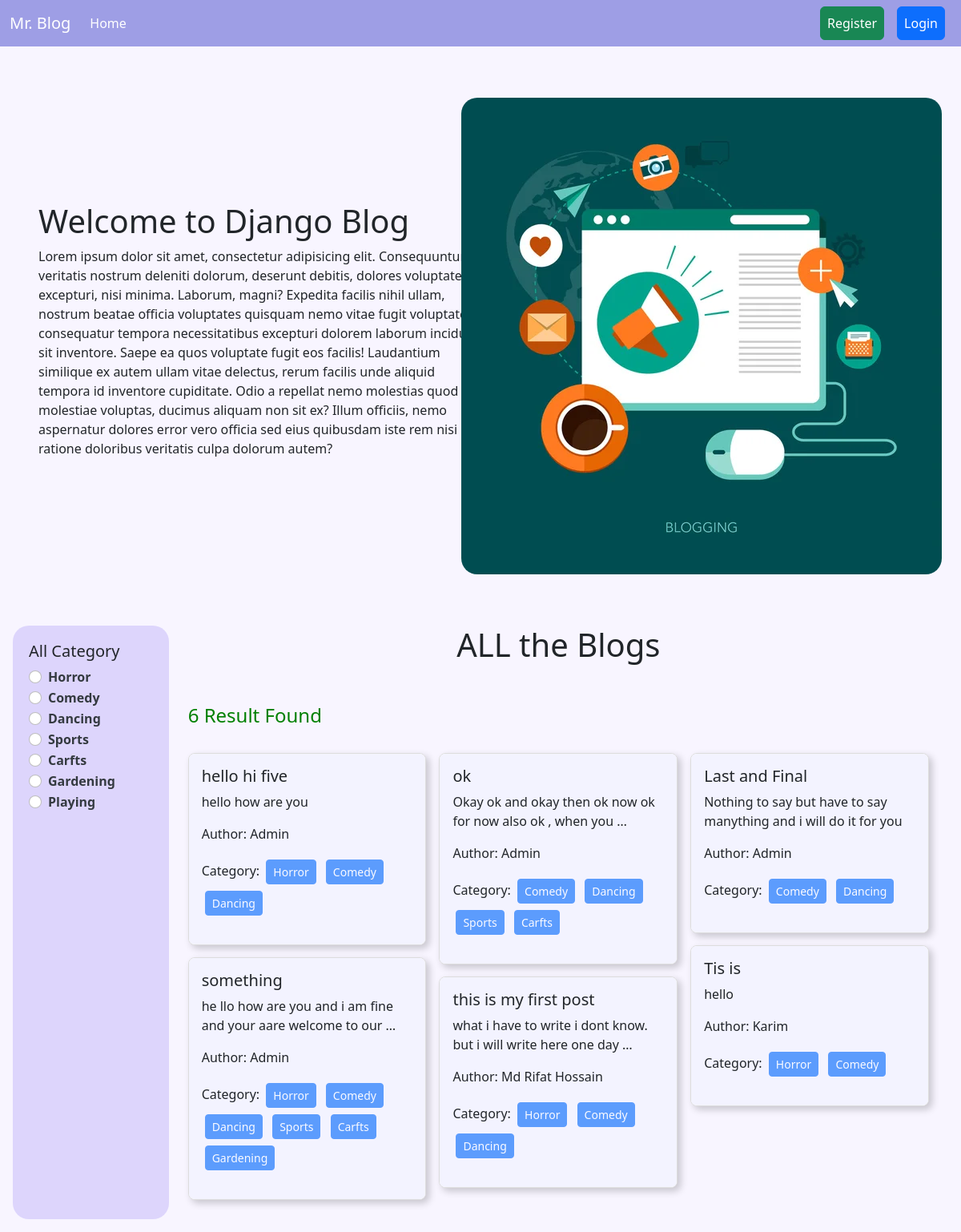
The page / on the database its author committed.
### categories/models.py (models this page shows, shortened)
class Category(models.Model):
    name = models.CharField(max_length=100)
    slug = models.SlugField(max_length=100, null=True, blank=True, unique=True)

### posts/models.py (models this page shows, shortened)
class Post(models.Model):
    title = models.CharField(max_length = 50)
    content = models.TextField()
    category = models.ManyToManyField(Category) # eta post er moddhe multiple category thakte pare, abar ekta category multiple post er moddhe thakte pare.
    author = models.ForeignKey(User, on_delete=models.CASCADE) #models.CASCADE er mane holo, jodi amra kono Author ke delete kore dei tahole tar sob details delete hoye jabe.

### Blog_Project/views.py (the view)
# urls.py: path('', views.home, name='home'),
def home(request, category_slug=None):
    data  = Post.objects.all()
    if category_slug is not None:
        category = Category.objects.get(slug=category_slug)
        data = Post.objects.filter(category=category)
    categories = Category.objects.all()
    return render(request, 'home.html', {'data': data, 'categories': categories})

### templates/home.html
{% extends 'base.html' %}
{% load static %}
{% load crispy_forms_tags %}
{% block content %}
<div class="d-flex justify-content-centerr flex-wrap align-items-center p-5 mt-3">
    <div class="col-6">
        <h1>Welcome to Django Blog</h1>
        <p>Lorem ipsum dolor sit amet, consectetur adipisicing elit. Consequuntur in veritatis nostrum deleniti dolorum, deserunt debitis, dolores voluptatem excepturi, nisi minima. Laborum, magni? Expedita facilis nihil ullam, nostrum beatae officia voluptates quisquam nemo vitae fugit voluptatem consequatur tempora necessitatibus excepturi dolorem laborum incidunt sit inventore. Saepe ea quos voluptate fugit eos facilis! Laudantium similique ex autem ullam vitae delectus, rerum facilis unde aliquid tempora id inventore cupiditate. Odio a repellat nemo molestias quod molestiae voluptas, ducimus aliquam non sit ex? Illum officiis, nemo aspernatur dolores error vero officia sed eius quibusdam iste rem nisi ratione doloribus veritatis culpa dolorum autem?
        </p>
    </div>
    <div class="col-6 d-flex justify-content-center">
        <img style="border-radius:20px;" src="{% static 'banner.jpg'%}"/>
    </div>
</div>
<div class="d-flex flex-wrap p-3">
    <div class="col-2 home-categories">
        <h5>All Category</h5>
        {% for category in categories %}
        <div class="form-check">
            <input class="form-check-input" type="radio" name="category" id="{{category.id}}" value="{{ category.id }}" onclick="redirectToUrl('{{ category.id }}', '{% url 'category_wise_post' category.slug %}')"
            {% if request.GET.category == category.id|stringformat:"s" %}checked{% endif %}>
            <label class="form-check-label" for="{{category.id}}" onclick="handleClick('{{ category.id }}', '{% url 'category_wise_post' category.slug %}')">
              <a class="category_ancor" href="{% url 'category_wise_post' category.slug %}?category={{ category.id }}"   onclick="event.preventDefault();">{{category.name}}</a>
            </label>
          </div>
        {% endfor %}
    </div>
    <div class="col-10">
        <h1 class="all-blog-h1">ALL the Blogs</h1>
        <div>
        {% if data|length == 0 %}
        <h4 class="mx-4" style="color:red">No Result Found</h4>
        {% else %}
        <h4 class="mx-4" style="color:green">{{data | length}} Result Found</h4>
        {% endif %}
        <div class="all_task pinterest-layout p-4">
            {% for post in data %}
                    <div class="card">
                        <div class="card-body">
                            <h5 class="card-title">{{post.title}}</h5>
                            <p class="card-text">{{post.content|truncatewords:15}}</p>
                            <p>Author: {{post.author.first_name}}</p>
                            <p>Category:
                            {% for cat in post.category.all %}
                                <button class="btn btn-primary btn-sm mx-1 my-1" disabled>{{cat.name}}</button>
                            {% endfor %}
                            </p>
                        </div>
                    </div>
            {% endfor %}
          </div>
        </div>
    </div>
</div>
{% endblock %}

### templates/base.html (shortened to what this page needs)
<!DOCTYPE html>
<html lang="en">
  <head>
    <link
      href="https://cdn.jsdelivr.net/npm/bootstrap@5.2.3/dist/css/bootstrap.min.css"
      rel="stylesheet"
    />
  </head>
  <body>
    <nav class="navbar navbar-expand-lg navbar-dark bg-dark">
      <div class="container-fluid">
        <a class="navbar-brand" href="{% url 'home' %}">Mr. Blog</a>
        <div class="collapse navbar-collapse" id="navbarSupportedContent">
          <ul class="navbar-nav me-auto mb-2 mb-lg-0">
            <li class="nav-item">
              <a
                class="nav-link active"
                aria-current="page"
                href="{% url 'home' %}"
                >Home</a
              >
            </li>
          </ul>
          <div class="d-flex">
            <ul class="navbar-nav me-auto mb-2 mb-lg-0">
              {% if request.user.is_authenticated%}
              <li class="nav-item">
                <a class="nav-link btn btn-success mx-2 text-white" href="{% url 'profile' %}">Profile</a>
              </li>
              <li class="nav-item">
                <a class="nav-link btn btn-danger mx-2 text-white" href="{% url 'logout' %}">Log Out</a>
              </li>
              {% else %}
              <li class="nav-item">
                <a
                  class="nav-link btn btn-success mx-2 text-white"
                  href="{% url 'register' %}"
                  >Register</a
                >
              </li>
              <li class="nav-item">
                <a
                  class="nav-link btn btn-primary mx-2 text-white"
                  href="{% url 'login' %}"
                  >Login</a
                >
              </li>
              {% endif %}
            </ul>
          </div>
        </div>
      </div>
    </nav>
     {% block content %} {% endblock %}
  </body>
</html>

### templates/base.html (style rules this page uses)
body { background-color:rgb(248, 245, 255); }
.all_task { column-width: 250px; padding: 50px; }
.card { margin: 0 0 15px; width: 100%; max-width: 400px; background: #fff; border: 1px solid #ddd; border-radius: 8px; box-shadow: 4px 4px 10px rgba(0, 0, 0, 0.2); overflow: auto; transition: transform 0.3s ease; }
.card-body { background-color:#f3f3ff; }
.category_ancor { color:rgb(52, 58, 64); text-decoration: none; margin-right: 10px; font-weight: bold; }
.home-categories { background-color: rgba(158, 139, 243, 0.3); padding: 20px; border-radius: 20px; }
.all-blog-h1 { text-align: center; margin-bottom: 50px; }
.navbar { background-color: #9e9ee5 !important; }

### rows shown on the page
Category: category "☐ Horror", name "Horror"
Category: category "☐ Comedy", name "Comedy"
Category: category "☐ Dancing", name "Dancing"
Category: category "☐ Sports", name "Sports"
Category: category "☐ Carfts", name "Carfts"
Category: category "☐ Gardening", name "Gardening"
Category: category "☐ Playing", name "Playing"
Post: title "hello hi five", content "hello how are you", author.first_name "Admin"
Post: title "something", content "he llo how are you and i am fine and your aare welcome to our …", author.first_name "Admin"
Post: title "ok", content "Okay ok and okay then ok now ok for now also ok , when you …", author.first_name "Admin"
Post: title "this is my first post", content "what i have to write i dont know. but i will write here one day …", author.first_name "Md Rifat Hossain"
Post: title "Last and Final", content "Nothing to say but have to say manything and i will do it for you", author.first_name "Admin"
Post: title "Tis is", content "hello", author.first_name "Karim"

### other values the page prints
{{ data | length }} "6"
